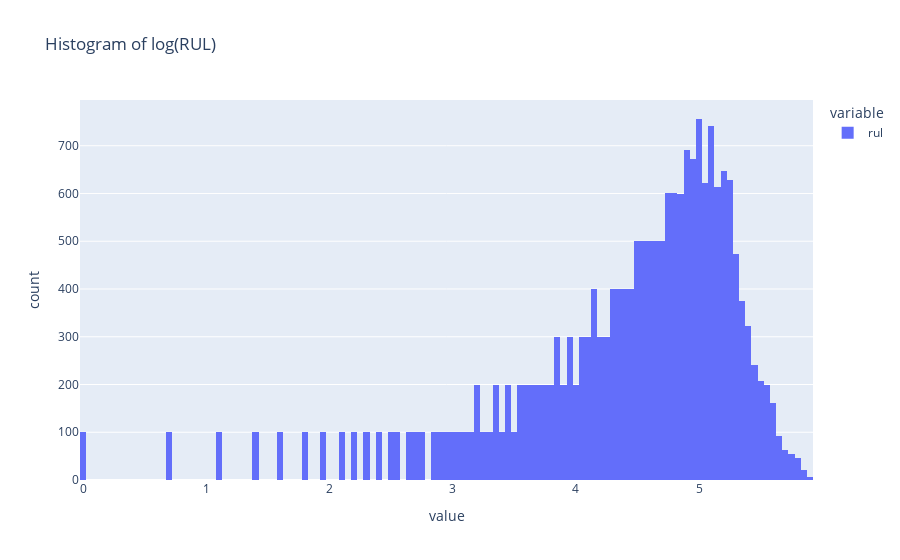

Notebook source saved alongside this figure:
### Markdown cell above
We find that the the distribution is right skewed. This is distort out prediction as very few units have max cycles above 240. So us try clipping or log transform to account for the skew. Also it is better to underestimate RUL than to overestimate due to safety reasons.

### Code cell
fig_3 = px.histogram(np.log1p(train['rul']), title="Histogram of log(RUL)")
fig_3

### Figure 1 — Plotly figure (JSON) as saved in the notebook; plotly's stock layout.template omitted (floating-point values rounded to 4 significant figures; data arrays with more than 128 entries replaced by an {"elided": "..."} marker saying what was removed)
{"data": [{"alignmentgroup": "True", "bingroup": "x", "hovertemplate": "variable=rul<br>value=%{x}<br>count=%{y}<extra></extra>", "legendgroup": "rul", "marker": {"color": "#636efa", "pattern": {"shape": ""}}, "name": "rul", "offsetgroup": "rul", "orientation": "v", "showlegend": true, "type": "histogram", "x": {"elided": "20631 float values"}, "xaxis": "x", "yaxis": "y"}], "layout": {"barmode": "relative", "legend": {"title": {"text": "variable"}, "tracegroupgap": 0}, "title": {"text": "Histogram of log(RUL)"}, "xaxis": {"anchor": "y", "domain": [0, 1], "title": {"text": "value"}}, "yaxis": {"anchor": "x", "domain": [0, 1], "title": {"text": "count"}}}}
